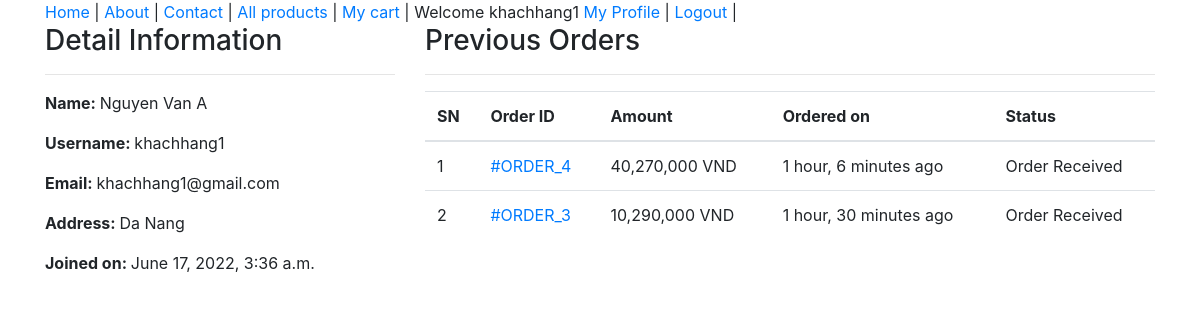
Screenshot of /profile/ (signed in) with the database file from the repository.
### shop_app/models.py (models this page shows, shortened)
class Customer(models.Model):
    user = models.OneToOneField(User, on_delete=models.CASCADE)
    full_name = models.CharField(max_length=200)
    address = models.CharField(max_length=200, null=True, blank=True)
    joined_on = models.DateTimeField(auto_now_add=True)

class Order(models.Model):
    cart = models.OneToOneField(Cart, on_delete = models.CASCADE)
    ordered_by = models.CharField(max_length=200)
    shipping_address = models.CharField(max_length=200)
    mobile = models.CharField(max_length=10)
    email = models.EmailField(null=True, blank=True)
    subtotal = models.PositiveIntegerField()
    discount = models.PositiveIntegerField()
    total = models.PositiveIntegerField()
    order_status = models.CharField(max_length=50, choices=ORDERED_STATUS)
    created_at = models.DateTimeField(auto_now_add=True)

### shop_app/views.py (the view)
# urls.py: path("profile/", CustomerProfileView.as_view(), name="customer_profile"),
class CustomerProfileView(TemplateView):
    template_name = "customer_profile.html"
    def dispatch(self, request, *args, **kwargs):
        if request.user.is_authenticated and Customer.objects.filter(user=request.user).exists():
            pass
        else:
            return redirect("/login/?next=/profile/")
        return super().dispatch(request, *args, **kwargs)
    def get_context_data(self, **kwargs):
        context = super().get_context_data(**kwargs)
        customer = self.request.user.customer
        context['customer'] = customer
        orders = Order.objects.filter(cart__customer=customer).order_by("-id")
        context["orders"] = orders
        return context

### templates/customer_profile.html (shortened to what this page needs)
{% extends 'base.html' %}
{% load humanize %}
{% block content %}
<div class="container">
    <div class="row">
        <div class="col-md-4">
            <h3>Detail Information</h3><hr>
            <p><span class="font-weight-bold">Name: </span> {{customer.full_name}}</p>
            <p><span class="font-weight-bold">Username: </span> {{customer.user.username}}</p>
            <p><span class="font-weight-bold">Email: </span> {{customer.user.email}}</p>
            <p><span class="font-weight-bold">Address: </span> {{customer.address}}</p>
            <p><span class="font-weight-bold">Joined on: </span> {{customer.joined_on}}</p>
        </div>
        <div class="col-md-8">
            <h3>Previous Orders</h3>
            <hr>
            <table class="table">
                <thead>
                    <tr>
                        <th>SN</th>
                        <th>Order ID</th>
                        <th>Amount</th>
                        <th>Ordered on</th>
                        <th>Status</th>
                    </tr>
                </thead>
                <tbody>
                    {% for ord in orders %}
                    <tr>
                        <td>{{forloop.counter}}</td>
                        <td><a href="{% url 'shop_app:customer_order_detail' ord.pk %}"> #ORDER_{{ord.id}}</a></td>
                        <td>{{ord.total | intcomma}} VND</td>
                        <td>{{ord.created_at|timesince}} ago</td>
                        <td>{{ord.order_status}}</td>
                    </tr>
                    {% endfor %}
                </tbody>
            </table>
        </div>
    </div>
</div>
{% endblock %}

### templates/base.html (shortened to what this page needs)
<!DOCTYPE html>
<html lang="en">
<head>
    <link rel="stylesheet" href="https://stackpath.bootstrapcdn.com/bootstrap/4.5.2/css/bootstrap.min.css">
</head>
<body>
    <div class="container">
        <a href="{% url 'shop_app:home' %}">Home</a> |
        <a href="{% url 'shop_app:about' %}">About</a> |
        <a href="{% url 'shop_app:contact' %}">Contact</a> |
        <a href="{% url 'shop_app:all_products' %}">All products</a> |
        <a href="{% url 'shop_app:my_cart' %}">My cart</a> |
        {% if  request.user.customer %}
        Welcome {{ request.user.username}}
        <a href="{% url 'shop_app:customer_profile' %}">My Profile</a> |
        <a href="{% url 'shop_app:customer_logout' %}">Logout</a> |
        {% else %}
            <a href="{% url 'shop_app:customer_registration' %}">Register</a> |
            <a href="{% url 'shop_app:customer_login' %}">Login</a> |
        {% endif %}
    </div>
    {% block content %}
    {% endblock %}
</body>
</html>

### rows the page displays
Customer: full_name "Nguyen Van A", user.username "khachhang1", user.email "khachhang1@gmail.com", address "Da Nang", joined_on "June 17, 2022, 3:36 a.m."
Order: id "4", total "40,270,000", created_at "1 hour, 6 minutes", order_status "Order Received"
Order: id "3", total "10,290,000", created_at "1 hour, 30 minutes", order_status "Order Received"

### other values shown
{{ request.user.username }} "khachhang1"
